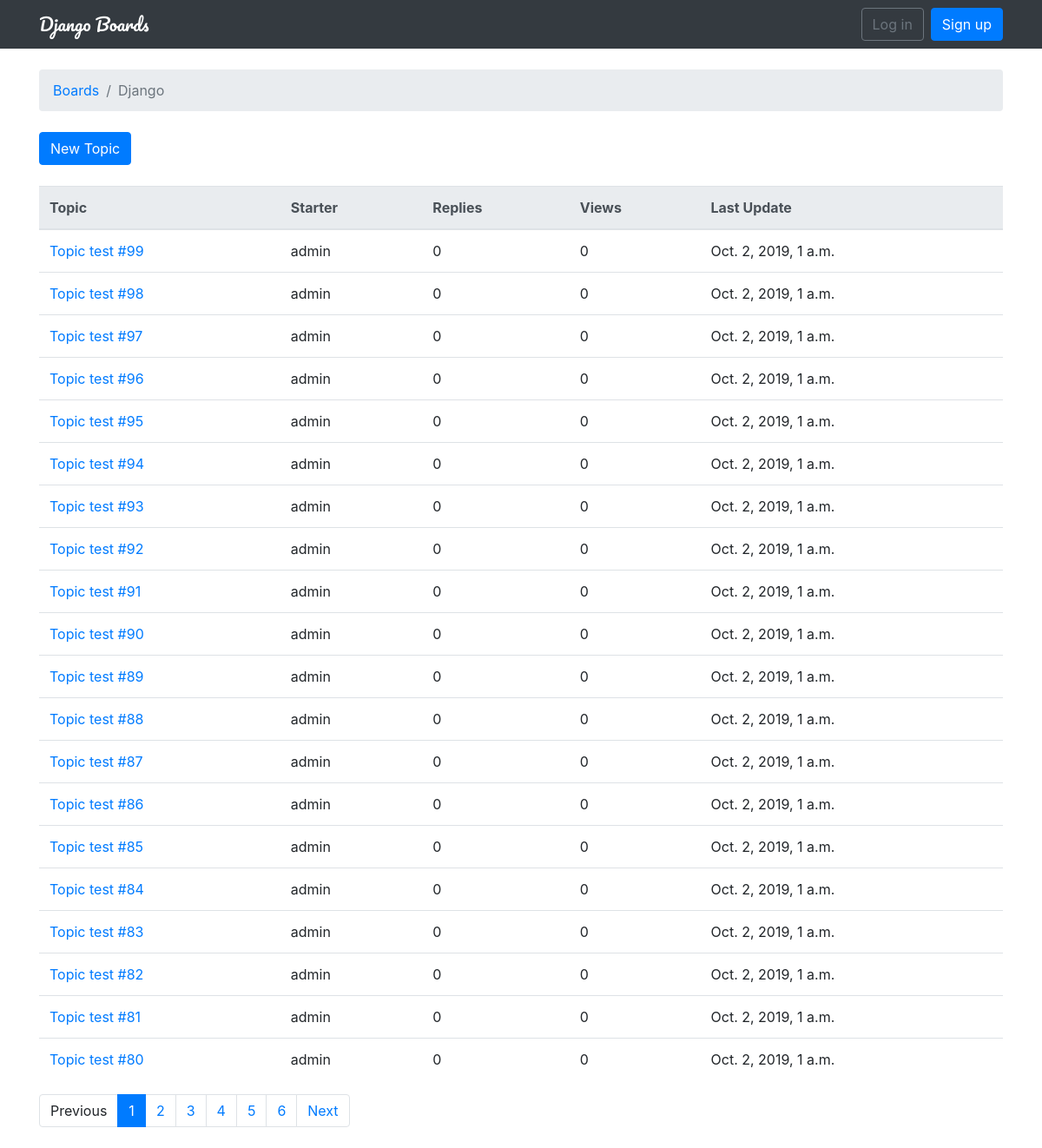
Before: /board/1/ with the older database file.
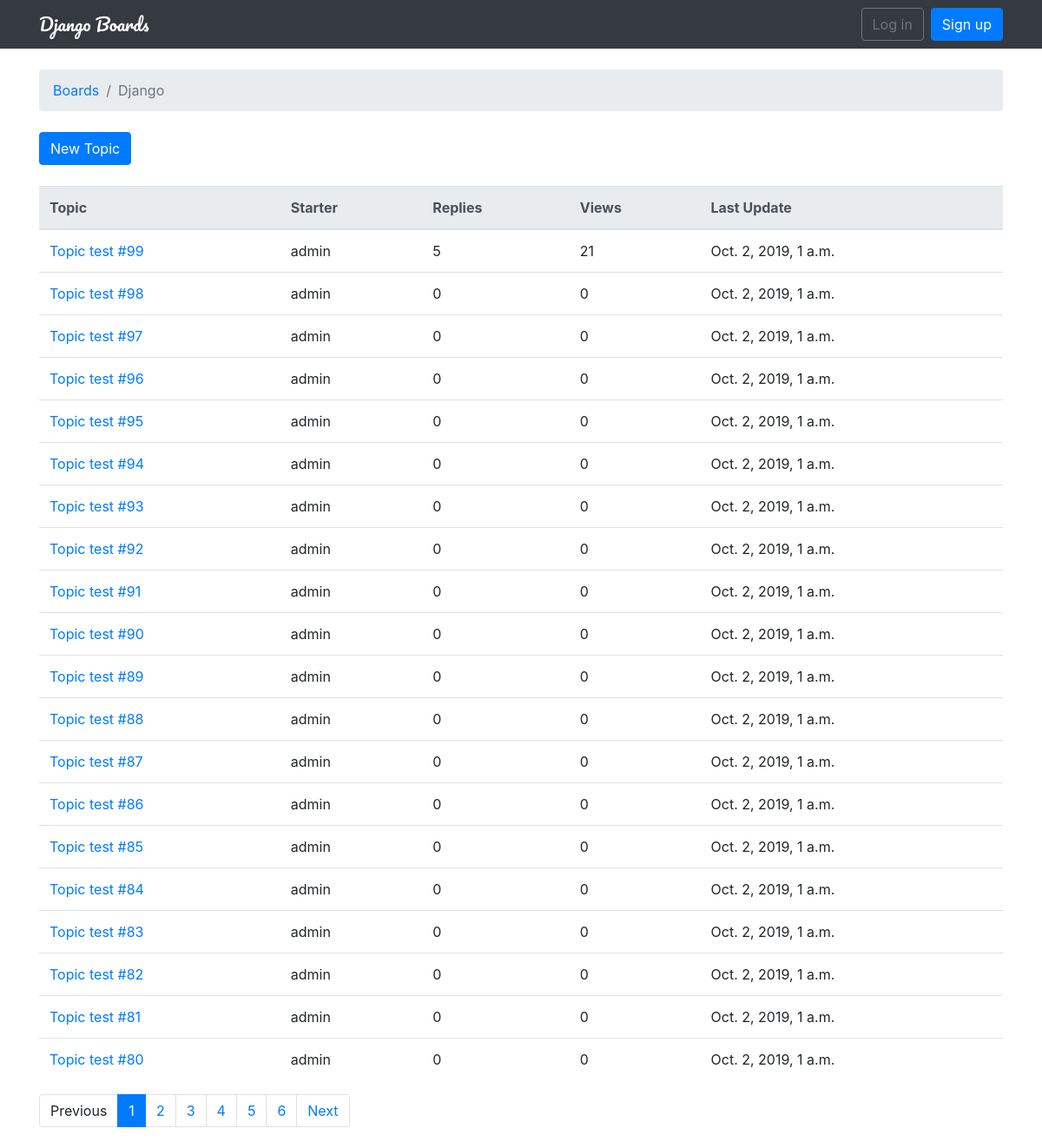
After: the same page with the newer database file.
### boards/models.py (models this page shows, shortened)
class Topic(models.Model):
    subject = models.CharField(max_length=255)
    last_updated = models.DateTimeField(auto_now_add=True)  # 创建对象时，设置为当前时间
    board = models.ForeignKey(Board, related_name='topics')  # 外键，related_name告诉关联的模型用什么字段引用本模型
    starter = models.ForeignKey(User, related_name='topics')
    views = models.PositiveIntegerField(default=0)  # 添加当前主题的访问次数

### boards/views.py (the view)
# urls.py: url(r'^board/(?P<pk>\d+)/$', views.TopicListView.as_view(), name='board_topics'),
class TopicListView(ListView):
    model = Topic
    context_object_name = 'topics'
    template_name = 'topics.html'
    paginate_by = 20
    def get_context_data(self, **kwargs):
        kwargs['board'] = self.board
        return super().get_context_data(**kwargs)
    def get_queryset(self):
        self.board = get_object_or_404(Board, pk=self.kwargs.get('pk'))
        queryset = self.board.topics.order_by('-last_updated').annotate(replies=Count('posts') - 1)
        return queryset

### templates/topics.html (shortened to what this page needs)
{% extends 'base.html' %}
{% block breadcrumb %}
<li class="breadcrumb-item"><a href="{% url 'home' %}">Boards</a></li>
<li class="breadcrumb-item active">{{board.name}}</li>
{% endblock %}
{% block content %}
<div class="mb-4">
    <a href="{% url 'new_topic' board.pk %}" class="btn btn-primary">New Topic</a>
</div>
<table class="table">
    <thead class="thead-light">
    <tr>
        <th>Topic</th>
        <th>Starter</th>
        <th>Replies</th>
        <th>Views</th>
        <th>Last Update</th>
    </tr>
    </thead>
    <tbody>
    {% for topic in topics %}
    <tr>
        <td>
            <a href="{% url 'topic_posts' board.pk topic.pk %}">{{ topic.subject }}</a>
        </td>
        <td>{{ topic.starter.username}}</td>
        <td>{{ topic.replies }}</td>
        <td>{{ topic.views }}</td>
        <td>{{ topic.last_updated}}</td>
    </tr>
    {% endfor %}
    </tbody>
</table>
{% include 'include/pagination.html' %}
{% endblock %}

Changed rows visible on the page:
changed Topic "Topic test #99": replies "0" → "5"; views "0" → "21"
